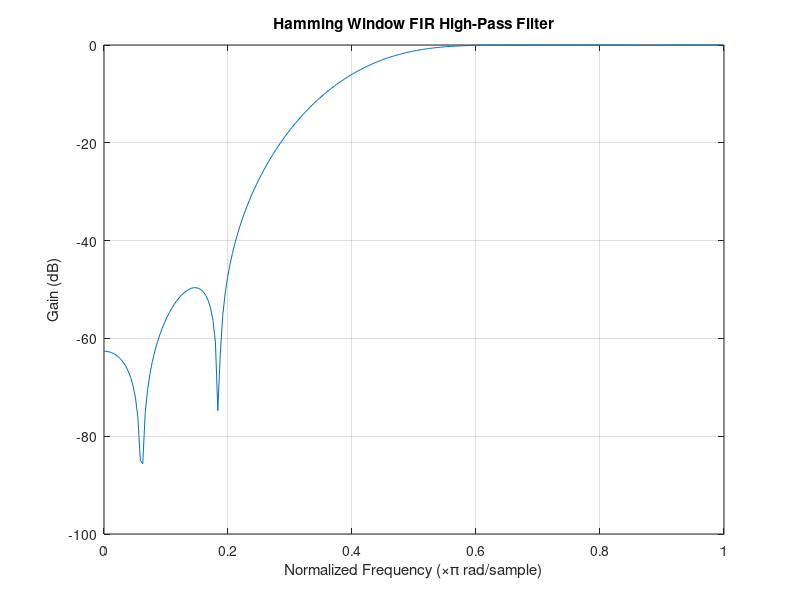

Reproduce this figure in MATLAB.
function firhigh1(wp, ws, fm)
    % Handle default values if arguments are missing
    if nargin < 3, fm = 1; end   % Default fm = 1
    if nargin < 2, ws = 0.5; end % Default ws = 0.5
    if nargin < 1, wp = 0.3; end % Default wp = 0.3

   
    wc = ((wp + ws) / 2) / fm; 
    ft = abs(wp - ws) / fm;    

   
    if ft <= 0
        error('Invalid transition width: wp and ws must be distinct and positive.');
    end

   
    N = ceil(3.1 / ft);

    
    if N < 1
        error('Filter order N is invalid. Check your wp, ws, and fm values.');
    end

    
    b = fir1(N, wc, 'high', hamming(N + 1));

    
    [H, w] = freqz(b, 1, 256);

    
    plot(w / pi, 20 * log10(abs(H))); 
    title('Hamming Window FIR High-Pass Filter');
    xlabel('Normalized Frequency (\times\pi rad/sample)');
    ylabel('Gain (dB)');
    grid on;
end
